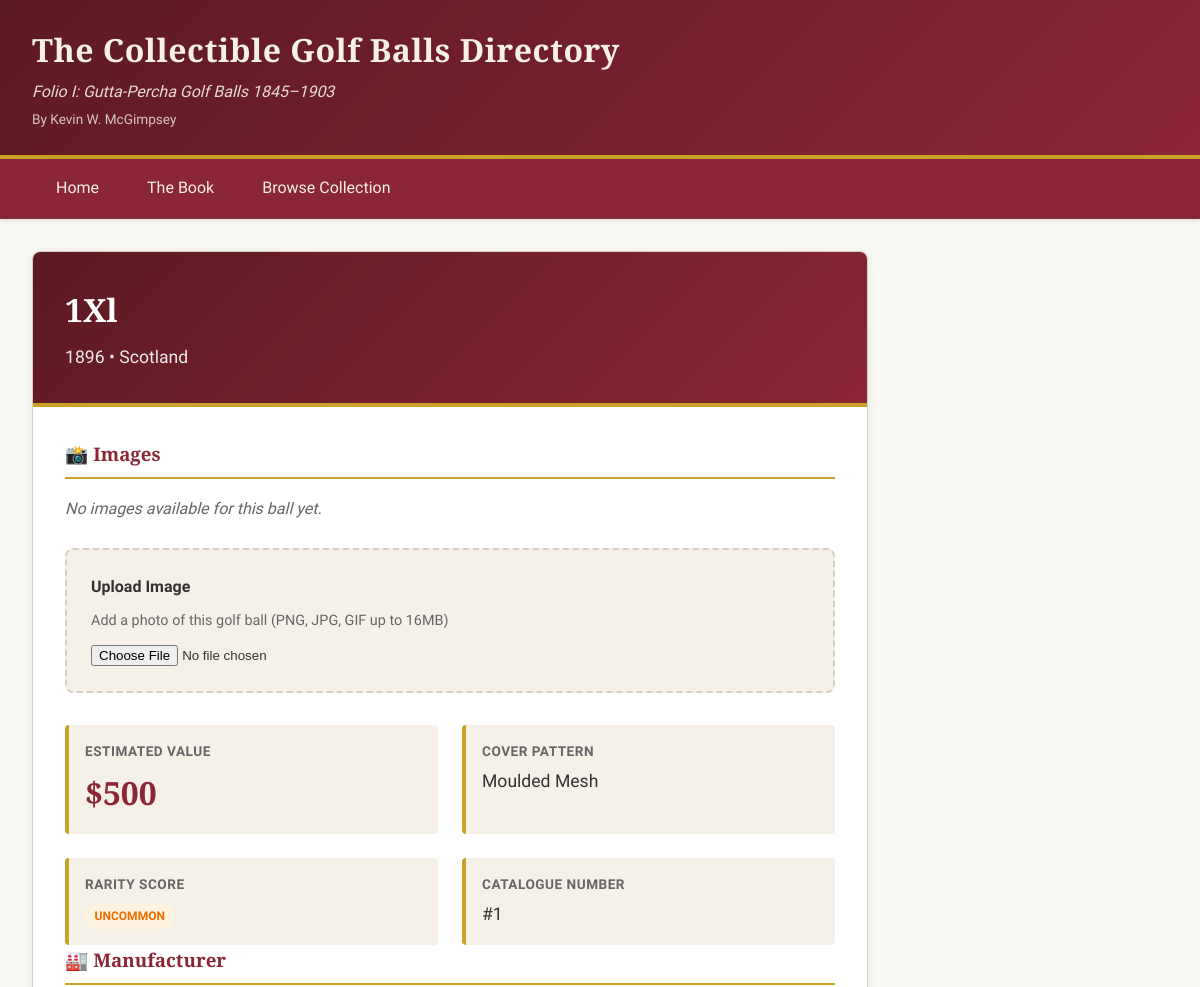
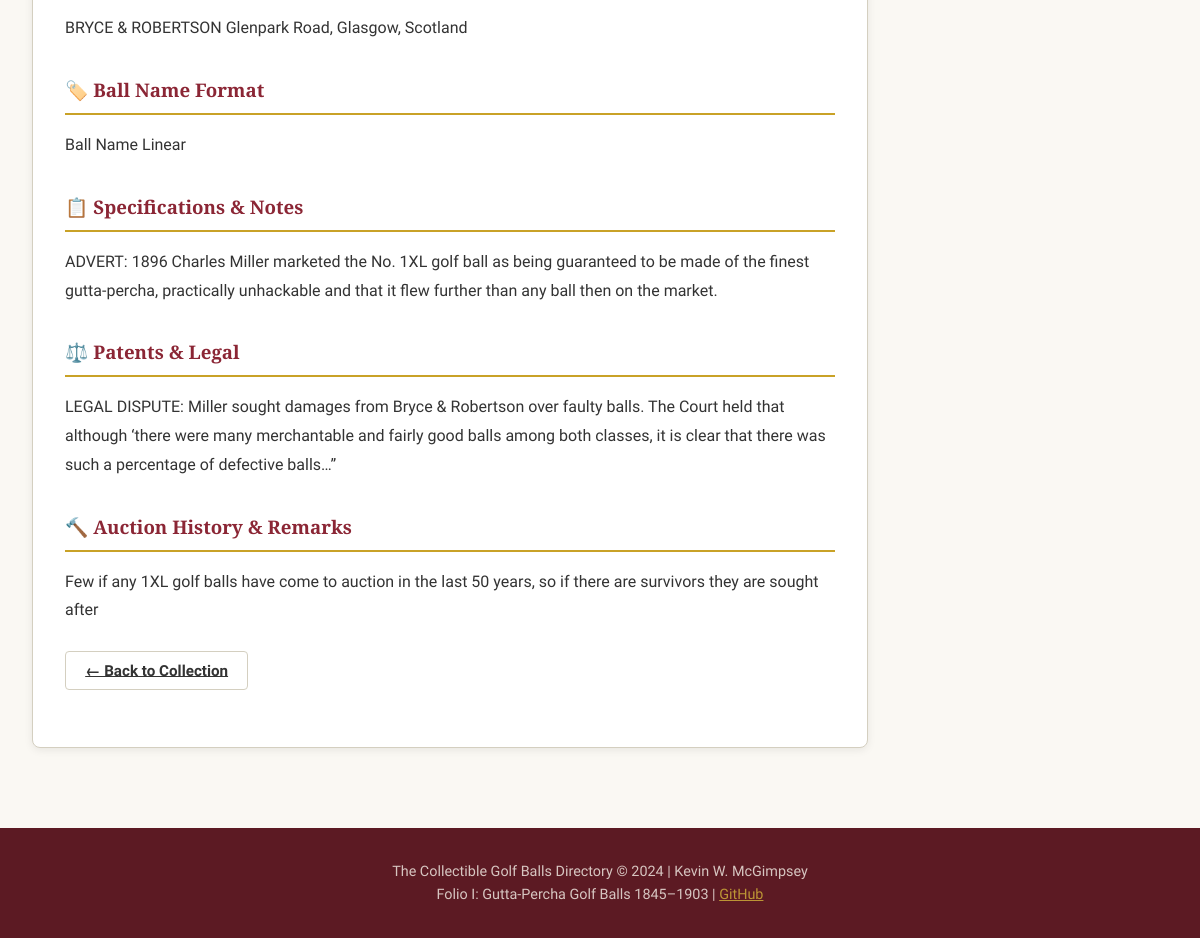
/ball/1, run on the app's committed database (2 pictures, top to bottom).
### tables this page shows
CREATE TABLE golf_balls (
    record_no INTEGER PRIMARY KEY,
    ball_name TEXT NOT NULL,
    ball_name_format TEXT,
    era TEXT,
    era_start INTEGER,
    era_end INTEGER,
    era_sort INTEGER,
    cover_pattern TEXT,
    manufacturer TEXT,
    specs TEXT,
    patents_legal TEXT,
    auction_remarks TEXT,
    condition_grade TEXT,
    value_raw TEXT,
    value_low REAL,
    value_high REAL,
    value_mid REAL,
    currency TEXT,
    country TEXT,
    rarity_score INTEGER DEFAULT 0
, folio INTEGER DEFAULT 1);

### app.py (the view)
@app.route('/ball/<int:record_no>')
def ball_detail(record_no):
    db = get_db()
    ball = db.execute('SELECT * FROM golf_balls WHERE record_no = ?', (record_no,)).fetchone()
    if ball is None:
        return "Ball not found", 404
    ball_images = []
    ball_folder = os.path.join(app.config['UPLOAD_FOLDER'], f'ball_{record_no}')
    if os.path.exists(ball_folder):
        ball_images = [f for f in os.listdir(ball_folder) if allowed_file(f)]
    book = load_book_structure()
    return render_template('detail.html', ball=ball, images=ball_images, folios=book['folios'])

### app.py (called while the page is built)
def get_db():
    db = getattr(g, '_database', None)
    if db is None:
        db = g._database = sqlite3.connect(DATABASE)
        db.row_factory = sqlite3.Row
    return db

@app.teardown_appcontext
def close_connection(exception):
    db = getattr(g, '_database', None)
    if db is not None:
        db.close()

def load_book_structure():
    with open('static/book_content/book_structure.json', 'r') as f:
        return json.load(f)

### templates/detail.html (shortened to what this page needs)
{% extends "base.html" %}
{% block content %}
<div class="detail-container">
    <div class="detail-header">
        <h1>{{ ball.ball_name }}</h1>
        <div class="meta">
            <span>{{ ball.era }} </span>
            <span class="separator">•</span>
            <span>{{ ball.country }}</span>
        </div>
    </div>
    <div class="detail-body">
        <div class="detail-section">
            <h3>📸 Images</h3>
            {% if images %}
            <div class="image-gallery">
                {% for image in images %}
                <div class="image-item">
                    <img src="{{ url_for('uploaded_file', record_no=ball.record_no, filename=image) }}" alt="{{ ball.ball_name }}">
                </div>
                {% endfor %}
            </div>
            {% else %}
            <p style="color: var(--color-text-light); font-style: italic;">No images available for this ball yet.</p>
            {% endif %}
            <div class="upload-section">
                <label><strong>Upload Image</strong></label>
                <p style="font-size: 0.9rem; color: var(--color-text-light); margin: 0.5rem 0;">Add a photo of this golf ball (PNG, JPG, GIF up to 16MB)</p>
                <input type="file" id="image-upload" accept="image/*" onchange="handleImageUpload({{ ball.record_no }})">
            </div>
        </div>
        <div class="detail-grid">
            <div class="detail-item">
                <div class="detail-item-label">Estimated Value</div>
                <div class="price-highlight">${{ "{:,.0f}".format(ball.value_mid) }}</div>
            </div>
            <div class="detail-item">
                <div class="detail-item-label">Cover Pattern</div>
                <div class="detail-item-value">{{ ball.cover_pattern or "Not specified" }}</div>
            </div>
            <div class="detail-item">
                <div class="detail-item-label">Rarity Score</div>
                <div class="detail-item-value">
                    <span class="rarity-badge {{ 'rarity-legendary' if ball.rarity_score >= 6 else 'rarity-epic' if ball.rarity_score >= 5 else 'rarity-rare' if ball.rarity_score >= 4 else 'rarity-uncommon' if ball.rarity_score >= 3 else 'rarity-common' }}">
                        {{ 'Legendary' if ball.rarity_score >= 6 else 'Epic' if ball.rarity_score >= 5 else 'Rare' if ball.rarity_score >= 4 else 'Uncommon' if ball.rarity_score >= 3 else 'Common' }}
                    </span>
                </div>
            </div>
            <div class="detail-item">
                <div class="detail-item-label">Catalogue Number</div>
                <div class="detail-item-value">#{{ ball.record_no }}</div>
            </div>
        </div>
        {% if ball.manufacturer %}
        <div class="detail-section">
            <h3>🏭 Manufacturer</h3>
            <p>{{ ball.manufacturer }}</p>
        </div>
        {% endif %}
        {% if ball.ball_name_format %}
        <div class="detail-section">
            <h3>🏷️ Ball Name Format</h3>
            <p>{{ ball.ball_name_format }}</p>
        </div>
        {% endif %}
        {% if ball.specs %}
        <div class="detail-section">
            <h3>📋 Specifications & Notes</h3>
            <p>{{ ball.specs }}</p>
        </div>
        {% endif %}
        {% if ball.patents_legal %}
        <div class="detail-section">
            <h3>⚖️ Patents & Legal</h3>
            <p>{{ ball.patents_legal }}</p>
        </div>
        {% endif %}
        {% if ball.auction_remarks %}
        <div class="detail-section">
            <h3>🔨 Auction History & Remarks</h3>
            <p>{{ ball.auction_remarks }}</p>
        </div>
        {% endif %}
        <div class="detail-section">
            <a href="/browse" class="btn btn-secondary">← Back to Collection</a>
        </div>
    </div>
</div>
{% endblock %}

### templates/base.html (shortened to what this page needs)
<!DOCTYPE html>
<html lang="en">
<head>
    <link rel="stylesheet" href="{{ url_for('static', filename='css/style.css') }}">
</head>
<body>
    <header>
        <div class="header-content">
            <h1>The Collectible Golf Balls Directory</h1>
            <p class="subtitle">Folio I: Gutta-Percha Golf Balls 1845–1903</p>
            <p class="author">By Kevin W. McGimpsey</p>
        </div>
    </header>
    <nav>
        <ul id="nav-menu">
            <li><a href="/" {% if request.path == '/' %}class="active"{% endif %}>Home</a></li>
            <li><a href="/book" {% if request.path.startswith('/book') %}class="active"{% endif %}>The Book</a></li>
            <li><a href="/browse" {% if request.path == '/browse' %}class="active"{% endif %}>Browse Collection</a></li>
        </ul>
    </nav>
    <div class="page-layout">
        <main class="main-content {% block main_class %}{% endblock %}">
            {% block content %}{% endblock %}
        </main>
    </div>
    <footer>
        <p>The Collectible Golf Balls Directory &copy; 2024 | Kevin W. McGimpsey</p>
        <p>Folio I: Gutta-Percha Golf Balls 1845–1903 | <a href="https://github.com/haskewc/humphrey-golf" style="color: var(--color-gold-light);">GitHub</a></p>
    </footer>
</body>
</html>

### static/css/style.css (style rules this page uses)
:root { --color-primary: #8B2635; --color-primary-dark: #5C1A23; --color-primary-light: #A63D4D; --color-burgundy: #722F37; --color-cream: #F5F0E8; --color-parchment: #FAF8F3; --color-gold: #C9A227; --color-gold-light: #D4B43A; --color-charcoal: #2C2C2C; --color-text: #333333; --color-text-light: #666666; --color-border: #D4CFC0; --color-sidebar: #F8F5F0; --color-accent: #8B2635; --font-heading: 'Playfair Display', 'Georgia', serif; --font-body: 'Source Sans Pro', 'Helvetica Neue', Arial, sans-serif; --sidebar-width: 300px; }
* { margin: 0; padding: 0; box-sizing: border-box; }
body { font-family: var(--font-body); background-color: var(--color-parchment); color: var(--color-text); line-height: 1.6; }
header { background: linear-gradient(135deg, var(--color-primary-dark) 0%, var(--color-primary) 100%); color: var(--color-cream); padding: 1.5rem 2rem; border-bottom: 4px solid var(--color-gold); box-shadow: 0 2px 10px rgba(0,0,0,0.2); }
.header-content { max-width: 1400px; margin: 0 auto; }
header h1 { font-family: var(--font-heading); font-size: 2rem; font-weight: 700; letter-spacing: 0.5px; margin-bottom: 0.25rem; }
header .subtitle { font-size: 1rem; opacity: 0.9; font-style: italic; }
header .author { font-size: 0.85rem; opacity: 0.8; margin-top: 0.25rem; }
nav { background-color: var(--color-primary); padding: 0; box-shadow: 0 2px 4px rgba(0,0,0,0.1); }
nav ul { max-width: 1400px; margin: 0 auto; padding: 0 2rem; list-style: none; display: flex; gap: 0; }
nav li { margin: 0; }
nav a { display: block; padding: 1rem 1.5rem; color: var(--color-cream); text-decoration: none; font-weight: 500; transition: background-color 0.2s; border-bottom: 3px solid transparent; }
.page-layout { display: flex; max-width: 1400px; margin: 0 auto; min-height: calc(100vh - 200px); }
.main-content { flex: 1; padding: 2rem; max-width: calc(100% - var(--sidebar-width)); }
.btn { padding: 0.6rem 1.2rem; border: none; border-radius: 4px; font-size: 0.95rem; cursor: pointer; transition: all 0.2s; font-weight: 600; flex: 1; }
.btn-secondary { background-color: transparent; color: var(--color-text); border: 1px solid var(--color-border); }
.rarity-badge { display: inline-block; padding: 0.2rem 0.6rem; border-radius: 12px; font-size: 0.75rem; font-weight: 600; text-transform: uppercase; }
.rarity-uncommon { background-color: #fff3e0; color: #ef6c00; }
.detail-container { background: white; border-radius: 8px; box-shadow: 0 2px 8px rgba(0,0,0,0.08); overflow: hidden; border: 1px solid var(--color-border); }
.detail-header { background: linear-gradient(135deg, var(--color-primary-dark) 0%, var(--color-primary) 100%); color: white; padding: 2rem; border-bottom: 4px solid var(--color-gold); }
.detail-header h1 { font-family: var(--font-heading); font-size: 2rem; margin-bottom: 0.5rem; }
.detail-header .meta { opacity: 0.9; font-size: 1.1rem; }
.detail-body { padding: 2rem; }
.detail-section { margin-bottom: 2rem; }
.detail-section h3 { font-family: var(--font-heading); color: var(--color-primary); border-bottom: 2px solid var(--color-gold); padding-bottom: 0.5rem; margin-bottom: 1rem; }
.detail-section p { line-height: 1.8; color: var(--color-text); }
.detail-grid { display: grid; grid-template-columns: repeat(auto-fit, minmax(250px, 1fr)); gap: 1.5rem; }
.detail-item { background-color: var(--color-cream); padding: 1rem; border-radius: 4px; border-left: 4px solid var(--color-gold); }
.detail-item-label { font-weight: 600; color: var(--color-text-light); font-size: 0.85rem; text-transform: uppercase; letter-spacing: 0.5px; margin-bottom: 0.25rem; }
.detail-item-value { font-size: 1.1rem; color: var(--color-text); }
.price-highlight { font-size: 2rem; font-weight: 700; color: var(--color-primary); font-family: var(--font-heading); }
.upload-section { background: var(--color-cream); padding: 1.5rem; border-radius: 8px; margin-top: 1.5rem; border: 2px dashed var(--color-border); }
footer { background-color: var(--color-primary-dark); color: var(--color-cream); text-align: center; padding: 2rem; margin-top: 3rem; }
footer p { opacity: 0.8; font-size: 0.9rem; }

### templates/detail.html (style rules this page uses)
.upload-section { background: var(--color-cream); padding: 1.5rem; border-radius: 8px; margin-top: 1.5rem; border: 2px dashed var(--color-border); }

### data on the page
golf_balls: ball_name "1Xl", era "1896", country "Scotland", value_mid "500", cover_pattern "Moulded Mesh", rarity_score "UNCOMMON", record_no "1", manufacturer "BRYCE & ROBERTSON Glenpark Road, Glasgow, Scotland", ball_name_format "Ball Name Linear", specs "ADVERT: 1896 Charles Miller marketed the No. 1XL golf ball as being guaranteed to be made of the finest gutta-percha, practically unhackable and that it flew further than any ball then on the market.", patents_legal "LEGAL DISPUTE: Miller sought damages from Bryce & Robertson over faulty balls. The Court held that although ‘there were many merchantable and fairly good balls among both classes, it is clear that there was such a percentage of defective balls…”", auction_remarks "Few if any 1XL golf balls have come to auction in the last 50 years, so if there are survivors they are sought after"
